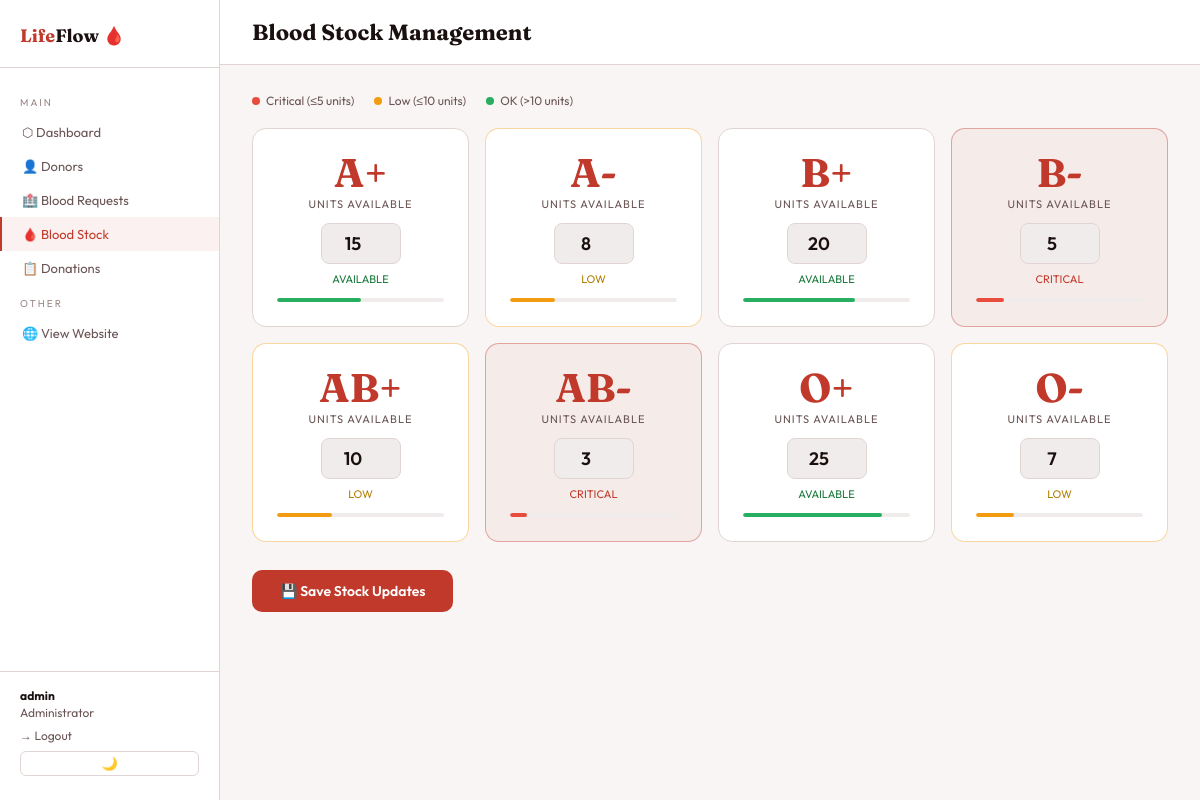
/admin/stock.php (signed in), run on the app's committed database.
### tables this page shows
CREATE TABLE IF NOT EXISTS blood_stock (
    id INT AUTO_INCREMENT PRIMARY KEY,
    blood_group ENUM('A+','A-','B+','B-','AB+','AB-','O+','O-') NOT NULL UNIQUE,
    units_available INT DEFAULT 0,
    units_used INT DEFAULT 0,
    last_updated TIMESTAMP DEFAULT CURRENT_TIMESTAMP ON UPDATE CURRENT_TIMESTAMP
);

### admin/stock.php (the view, shortened to what this page needs)
<?php
include '../includes/db.php';
$stock = mysqli_query($conn, "SELECT * FROM blood_stock ORDER BY blood_group");
?>
<!DOCTYPE html>
<html lang="en" class="light">
<head>
</head>
<body>
<div class="sidebar">
  <div class="sb-logo">Life<span>Flow</span> 🩸</div>
  <div class="sb-label">Main</div>
  <a href="dashboard.php" class="sb-item">⬡ Dashboard</a>
  <a href="donors.php" class="sb-item">👤 Donors</a>
  <a href="requests.php" class="sb-item">🏥 Blood Requests</a>
  <a href="stock.php" class="sb-item active">🩸 Blood Stock</a>
  <a href="donations.php" class="sb-item">📋 Donations</a>
  <div class="sb-label">Other</div>
  <a href="../index.php" class="sb-item">🌐 View Website</a>
  <div class="sb-footer">
    <strong><?= htmlspecialchars($_SESSION['admin_name']) ?></strong>Administrator
    <a href="logout.php" class="logout">→ Logout</a>
    <button onclick="toggleTheme()" id="themeBtn" style="background:transparent;border:1px solid var(--border);color:var(--muted);border-radius:6px;padding:4px 10px;font-size:13px;cursor:pointer;margin-top:8px;width:100%;transition:all 0.2s">🌙 Toggle Theme</button>
  </div>
</div>
<div class="main">
  <div class="topbar">
    <div class="page-title">Blood Stock Management</div>
  </div>
  <div class="content">
    <div class="legend">
      <div class="legend-item"><div class="legend-dot" style="background:#e74c3c"></div> Critical (≤5 units)</div>
      <div class="legend-item"><div class="legend-dot" style="background:#f39c12"></div> Low (≤10 units)</div>
      <div class="legend-item"><div class="legend-dot" style="background:#27ae60"></div> OK (>10 units)</div>
    </div>
    <form method="POST">
      <div class="stock-grid">
        <?php
        mysqli_data_seek($stock, 0);
        while ($s = mysqli_fetch_assoc($stock)):
          $u = $s['units_available'];
          $cls = $u <= 5 ? 'critical' : ($u <= 10 ? 'low' : '');
          $color = $u <= 5 ? '#e74c3c' : ($u <= 10 ? '#f39c12' : '#27ae60');
          $status = $u <= 5 ? 'CRITICAL' : ($u <= 10 ? 'LOW' : 'AVAILABLE');
          $statusCls = $u <= 5 ? 's-critical' : ($u <= 10 ? 's-low' : 's-ok');
          $pct = min(100, round(($u / 30) * 100));
        ?>
        <div class="stock-card <?= $cls ?>">
          <div class="stock-type"><?= $s['blood_group'] ?></div>
          <div class="stock-label">Units Available</div>
          <input type="number" name="units[<?= $s['blood_group'] ?>]" class="stock-input" value="<?= $u ?>" min="0" max="999">
          <div class="stock-status <?= $statusCls ?>"><?= $status ?></div>
          <div class="stock-bar"><div class="stock-bar-fill" style="width:<?=$pct?>%;background:<?=$color?>"></div></div>
        </div>
        <?php endwhile; ?>
      </div>
      <button type="submit" name="update_stock" class="btn">💾 Save Stock Updates</button>
    </form>
  </div>
</div>
</body>
</html>

### admin/stock.php (style rules this page uses)
html.light { --red:#c0392b;--red2:#e74c3c;--red-light:#c0392b;--dark:#f8f5f4;--dark2:#ffffff;--dark3:#f0eceb;--border:#e0d5d3;--text:#1a1010;--muted:#6b5555;--muted2:#9e8888;--success:#1a7a3c;--warn:#b07d00; }
:root { --red:#c0392b;--red2:#e74c3c;--red-light:#ff6b6b;--dark:#0e0c0c;--dark2:#1a1515;--dark3:#241e1e;--border:#2e2525;--text:#f0ebe8;--muted:#8a7d7d;--muted2:#5a4f4f;--success:#27ae60;--warn:#f39c12 }
*,*::before,*::after { box-sizing:border-box;margin:0;padding:0 }
body { font-family:'Outfit',sans-serif;background:var(--dark);color:var(--text);display:flex;min-height:100vh }
.sidebar { width:220px;background:var(--dark2);border-right:1px solid var(--border);display:flex;flex-direction:column;padding:24px 0;position:sticky;top:0;height:100vh;flex-shrink:0 }
.sb-logo { font-family:'Fraunces',serif;font-size:18px;font-weight:700;color:var(--red-light);padding:0 20px 20px;border-bottom:1px solid var(--border);margin-bottom:16px }
.sb-logo span { color:var(--text) }
.sb-label { font-size:10px;color:var(--muted2);letter-spacing:2px;text-transform:uppercase;padding:0 20px;margin:12px 0 6px }
.sb-item { display:flex;align-items:center;gap:10px;padding:9px 20px;color:var(--muted);font-size:13px;border-left:2px solid transparent;transition:all 0.2s;text-decoration:none }
.sb-item.active { color:var(--red-light);border-left-color:var(--red);background:rgba(192,57,43,0.07) }
.sb-footer { margin-top:auto;padding:16px 20px 0;border-top:1px solid var(--border);font-size:12px;color:var(--muted) }
.sb-footer strong { color:var(--text);display:block;margin-bottom:2px }
a.logout { color:var(--muted);font-size:12px;text-decoration:none;margin-top:8px;display:block }
.main { flex:1;display:flex;flex-direction:column;min-width:0 }
.topbar { display:flex;align-items:center;justify-content:space-between;padding:18px 32px;border-bottom:1px solid var(--border);background:var(--dark2);position:sticky;top:0;z-index:10 }
.page-title { font-family:'Fraunces',serif;font-size:22px;font-weight:700 }
.content { padding:28px 32px }
.stock-grid { display:grid;grid-template-columns:repeat(4,1fr);gap:16px;margin-bottom:28px }
.stock-card { background:var(--dark2);border:1px solid var(--border);border-radius:14px;padding:24px;text-align:center;position:relative;overflow:hidden;transition:border-color 0.2s }
.stock-card.critical { border-color:rgba(192,57,43,0.4);background:rgba(192,57,43,0.05) }
.stock-card.low { border-color:rgba(243,156,18,0.4) }
.stock-type { font-family:'Fraunces',serif;font-size:40px;font-weight:700;color:var(--red-light);line-height:1;margin-bottom:4px }
.stock-label { font-size:11px;color:var(--muted);text-transform:uppercase;letter-spacing:1px;margin-bottom:12px }
.stock-input { background:var(--dark3);border:1px solid var(--border);color:var(--text);font-family:'Outfit',sans-serif;font-size:18px;font-weight:600;padding:8px;border-radius:8px;outline:none;width:80px;text-align:center;transition:border-color 0.2s }
.stock-status { font-size:11px;margin-top:8px }
.s-critical { color:var(--red-light) }
.s-low { color:var(--warn) }
.s-ok { color:var(--success) }
.stock-bar { height:4px;background:var(--dark3);border-radius:2px;margin-top:12px;overflow:hidden }
.stock-bar-fill { height:100%;border-radius:2px }
.btn { padding:12px 28px;border-radius:10px;font-family:'Outfit',sans-serif;font-size:14px;font-weight:600;cursor:pointer;border:none;background:var(--red);color:#fff;transition:all 0.2s }
.legend { display:flex;gap:20px;margin-bottom:20px;font-size:12px;color:var(--muted) }
.legend-item { display:flex;align-items:center;gap:6px }
.legend-dot { width:8px;height:8px;border-radius:50% }

### data on the page
blood_stock: blood_group "A+", units_available "15", units_available "AVAILABLE"
blood_stock: blood_group "A-", units_available "8", units_available "LOW"
blood_stock: blood_group "B+", units_available "20", units_available "AVAILABLE"
blood_stock: blood_group "B-", units_available "5", units_available "CRITICAL"
blood_stock: blood_group "AB+", units_available "10", units_available "LOW"
blood_stock: blood_group "AB-", units_available "3", units_available "CRITICAL"
blood_stock: blood_group "O+", units_available "25", units_available "AVAILABLE"
blood_stock: blood_group "O-", units_available "7", units_available "LOW"

### other printed values
$_SESSION['admin_name'] "admin"
